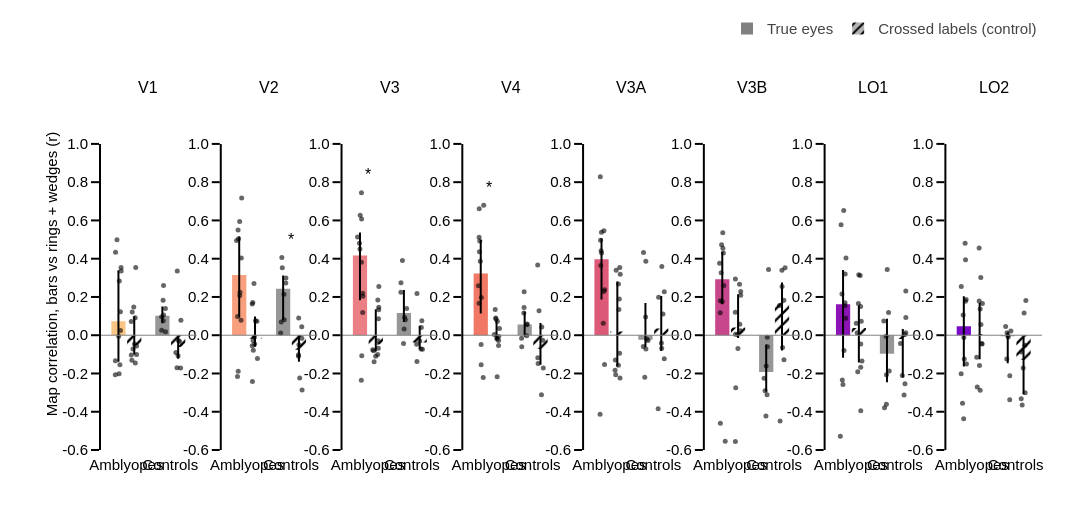

The notebook cell saved with this chart:
### Code cell
# Figure B: map correlation between halves (stimulus split), true eyes vs crossed labels
df_b = df_sh[df_sh.split == 'stimulus']
rng = np.random.default_rng(0)
conds = [('r_true', '', 'True eyes'), ('r_crossed', '/', 'Crossed labels (control)')]
w = 0.36
r_ticks = nice_ticks(df_b[['r_true', 'r_crossed']].values.ravel(), 0.2)
y_step = (r_ticks[-1] - r_ticks[0]) * 0.05
fig = make_subplots(rows=1, cols=cols, subplot_titles=rois_to_keep, horizontal_spacing=hor_spacing)
for col_idx, roi in enumerate(rois_to_keep, start=1):
    for g_i, group in enumerate(groups):
        dg = df_b[(df_b.roi == roi) & (df_b.group == group)]
        color = roi_colors_rgb[roi] if group == 'patient' else ctrl_color
        for (value, pattern, _), off in zip(conds, [-w / 2, w / 2]):
            v = dg[value].dropna()
            med, p25, p75 = v.median(), np.percentile(v, 25), np.percentile(v, 75)
            fig.add_trace(go.Bar(x=[g_i + off], y=[med], width=w * 0.9, showlegend=False,
                                 marker=dict(color=color, pattern=dict(shape=pattern, fgcolor='rgba(0,0,0,1)', bgcolor='rgba(0,0,0,0)', size=8)),
                                 error_y=dict(type='data', array=[p75 - med], arrayminus=[med - p25], thickness=2, width=0, color='black')),
                          row=1, col=col_idx)
            fig.add_trace(go.Scatter(x=g_i + off + rng.uniform(-w * 0.2, w * 0.2, len(v)), y=v, mode='markers', showlegend=False,
                                     marker=dict(size=5, color='rgba(0,0,0,0.6)')), row=1, col=col_idx)
        top = max(dg.r_true.max(), dg.r_crossed.max(), 0)
        fig.add_annotation(x=g_i, y=top + y_step / 2, yanchor='bottom', showarrow=False, font=dict(size=16),
                           text=stars(sh_stats.loc[(group, roi), 'p_true_vs_crossed_fdr']), row=1, col=col_idx)
    xref, yref = 'x{}'.format('' if col_idx == 1 else col_idx), 'y{}'.format('' if col_idx == 1 else col_idx)
    fig.add_shape(type='line', x0=0, x1=1, y0=0, y1=0, xref='{} domain'.format(xref), yref=yref, line=dict(color='grey', width=1))
    fig.add_shape(type='line', x0=0, x1=0, y0=r_ticks[0], y1=r_ticks[-1], xref='{} domain'.format(xref), yref=yref,
                  line=dict(color=template_specs['axes_color'], width=template_specs['axes_width']))
for _, pattern, label in conds:
    fig.add_trace(go.Bar(x=[None], y=[None], name=label, marker=dict(color='rgba(128,128,128,1)',
                         pattern=dict(shape=pattern, fgcolor='rgba(0,0,0,1)', bgcolor='rgba(0,0,0,0.3)', size=8))), row=1, col=1)
fig.update_xaxes(showline=True, ticklen=0, linecolor='rgba(255,255,255,0)', tickangle=0, range=[-0.6, 1.6],
                 tickvals=[0, 1], ticktext=[group_labels[g] for g in groups])
fig.update_yaxes(showline=False, range=[r_ticks[0], r_ticks[-1] + 3 * y_step], tickvals=r_ticks,
                 ticktext=['{:.1f}'.format(t) for t in r_ticks])
fig.update_yaxes(title_text='Map correlation, bars vs rings + wedges (r)', row=1, col=1)
fig.update_layout(template=fig_template, height=fig_height, width=fig_width,
                  legend=dict(orientation='h', font_family=template_specs['font'], font_size=template_specs['axes_font_size'],
                              x=1, y=1.15, xanchor='right', yanchor='bottom', bgcolor='rgba(0,0,0,0)', itemwidth=30),
                  margin_l=fig_margin[0], margin_t=fig_margin[1] + 40, margin_r=fig_margin[2], margin_b=fig_margin[3])
fig.show()
fig.write_image('{}/od_q5_B_map_correlation_vs_crossed.pdf'.format(fig_dir))

### Figure 1 — Plotly figure (JSON) as saved in the notebook; plotly's stock layout.template omitted (floating-point values rounded to 4 significant figures)
{"data": [{"error_y": {"array": [0.2666], "arrayminus": [0.2119], "color": "black", "thickness": 2, "type": "data", "width": 0}, "marker": {"color": "rgb(250, 196, 132)", "pattern": {"bgcolor": "rgba(0, 0, 0, 0)", "fgcolor": "rgba(0, 0, 0, 1)", "shape": "", "size": 8}}, "showlegend": false, "type": "bar", "width": 0.324, "x": [-0.18], "xaxis": "x", "y": [0.07345], "yaxis": "y"}, {"marker": {"color": "rgba(0, 0, 0, 0.6)", "size": 5}, "mode": "markers", "showlegend": false, "type": "scatter", "x": [-0.1603, -0.2132, -0.2461, -0.2496, -0.1349, -0.1206, -0.1646, -0.147, -0.1737, -0.1173, -0.1345, -0.2516], "xaxis": "x", "y": [0.2839, 0.4993, 0.4338, -0.1332, 0.1228, 0.3546, -0.2017, -0.1542, -0.005682, 0.3352, 0.02412, -0.2066], "yaxis": "y"}, {"error_y": {"array": [0.1508], "arrayminus": [0.04986], "color": "black", "thickness": 2, "type": "data", "width": 0}, "marker": {"color": "rgb(250, 196, 132)", "pattern": {"bgcolor": "rgba(0, 0, 0, 0)", "fgcolor": "rgba(0, 0, 0, 1)", "shape": "/", "size": 8}}, "showlegend": false, "type": "bar", "width": 0.324, "x": [0.18], "xaxis": "x", "y": [-0.05147], "yaxis": "y"}, {"marker": {"color": "rgba(0, 0, 0, 0.6)", "size": 5}, "mode": "markers", "showlegend": false, "type": "scatter", "x": [0.2315, 0.1128, 0.2131, 0.1333, 0.2323, 0.186, 0.1512, 0.1689, 0.1121, 0.1259, 0.2046, 0.2012], "xaxis": "x", "y": [-0.05698, -0.1035, 0.3535, 0.1216, -0.1006, -0.04596, -0.07222, 0.1481, 0.07143, -0.1303, -0.1456, 0.09186], "yaxis": "y"}, {"error_y": {"array": [0.04915], "arrayminus": [0.03814], "color": "black", "thickness": 2, "type": "data", "width": 0}, "marker": {"color": "rgb(150,150,150)", "pattern": {"bgcolor": "rgba(0, 0, 0, 0)", "fgcolor": "rgba(0, 0, 0, 1)", "shape": "", "size": 8}}, "showlegend": false, "type": "bar", "width": 0.324, "x": [0.82], "xaxis": "x", "y": [0.1013], "yaxis": "y"}, {"marker": {"color": "rgba(0, 0, 0, 0.6)", "size": 5}, "mode": "markers", "showlegend": false, "type": "scatter", "x": [0.8366, 0.8032, 0.8916, 0.8892, 0.8467, 0.8417, 0.8471, 0.804], "xaxis": "x", "y": [0.1822, 0.02535, 0.01799, 0.1399, 0.2598, 0.07574, 0.106, 0.09658], "yaxis": "y"}, {"error_y": {"array": [0.06053], "arrayminus": [0.06113], "color": "black", "thickness": 2, "type": "data", "width": 0}, "marker": {"color": "rgb(150,150,150)", "pattern": {"bgcolor": "rgba(0, 0, 0, 0)", "fgcolor": "rgba(0, 0, 0, 1)", "shape": "/", "size": 8}}, "showlegend": false, "type": "bar", "width": 0.324, "x": [1.18], "xaxis": "x", "y": [-0.06156], "yaxis": "y"}, {"marker": {"color": "rgba(0, 0, 0, 0.6)", "size": 5}, "mode": "markers", "showlegend": false, "type": "scatter", "x": [1.127, 1.212, 1.184, 1.153, 1.178, 1.236, 1.243, 1.16], "xaxis": "x", "y": [-0.09062, -0.0325, -0.02737, -0.1704, -0.1068, -0.171, 0.078, 0.3351], "yaxis": "y"}, {"error_y": {"array": [0.2012], "arrayminus": [0.2219], "color": "black", "thickness": 2, "type": "data", "width": 0}, "marker": {"color": "rgb(248, 160, 126)", "pattern": {"bgcolor": "rgba(0, 0, 0, 0)", "fgcolor": "rgba(0, 0, 0, 1)", "shape": "", "size": 8}}, "showlegend": false, "type": "bar", "width": 0.324, "x": [-0.18], "xaxis": "x2", "y": [0.3145], "yaxis": "y2"}, {"marker": {"color": "rgba(0, 0, 0, 0.6)", "size": 5}, "mode": "markers", "showlegend": false, "type": "scatter", "x": [-0.1697, -0.2057, -0.1664, -0.2033, -0.1956, -0.1238, -0.2193, -0.1623, -0.2399, -0.1321, -0.1387, -0.2175], "xaxis": "x2", "y": [0.5941, 0.5496, 0.208, -0.1884, 0.5043, 0.7169, -0.2161, 0.2247, 0.4948, 0.4042, 0.0782, 0.09734], "yaxis": "y2"}, {"error_y": {"array": [0.1159], "arrayminus": [0.04188], "color": "black", "thickness": 2, "type": "data", "width": 0}, "marker": {"color": "rgb(248, 160, 126)", "pattern": {"bgcolor": "rgba(0, 0, 0, 0)", "fgcolor": "rgba(0, 0, 0, 1)", "shape": "/", "size": 8}}, "showlegend": false, "type": "bar", "width": 0.324, "x": [0.18], "xaxis": "x2", "y": [-0.01847], "yaxis": "y2"}, {"marker": {"color": "rgba(0, 0, 0, 0.6)", "size": 5}, "mode": "markers", "showlegend": false, "type": "scatter", "x": [0.2342, 0.1164, 0.1564, 0.1296, 0.1728, 0.2227, 0.1412, 0.1155, 0.1663, 0.1366, 0.1211, 0.1916], "xaxis": "x2", "y": [-0.1215, -0.05444, 0.2709, 0.1706, -0.04631, 0.07353, -0.07806, 0.1633, -0.009966, -0.02697, -0.2417, 0.07549], "yaxis": "y2"}, {"error_y": {"array": [0.06901], "arrayminus": [0.165], "color": "black", "thickness": 2, "type": "data", "width": 0}, "marker": {"color": "rgb(150,150,150)", "pattern": {"bgcolor": "rgba(0, 0, 0, 0)", "fgcolor": "rgba(0, 0, 0, 1)", "shape": "", "size": 8}}, "showlegend": false, "type": "bar", "width": 0.324, "x": [0.82], "xaxis": "x2", "y": [0.2433], "yaxis": "y2"}, {"marker": {"color": "rgba(0, 0, 0, 0.6)", "size": 5}, "mode": "markers", "showlegend": false, "type": "scatter", "x": [0.791, 0.8448, 0.7767, 0.8837, 0.8006, 0.7632, 0.8386, 0.8815], "xaxis": "x2", "y": [0.4064, 0.08119, 0.06955, 0.2989, 0.3526, 0.01149, 0.2141, 0.2724], "yaxis": "y2"}, {"error_y": {"array": [0.07519], "arrayminus": [0.06276], "color": "black", "thickness": 2, "type": "data", "width": 0}, "marker": {"color": "rgb(150,150,150)", "pattern": {"bgcolor": "rgba(0, 0, 0, 0)", "fgcolor": "rgba(0, 0, 0, 1)", "shape": "/", "size": 8}}, "showlegend": false, "type": "bar", "width": 0.324, "x": [1.18], "xaxis": "x2", "y": [-0.07562], "yaxis": "y2"}, {"marker": {"color": "rgba(0, 0, 0, 0.6)", "size": 5}, "mode": "markers", "showlegend": false, "type": "scatter", "x": [1.171, 1.245, 1.18, 1.169, 1.197, 1.251, 1.245, 1.174], "xaxis": "x2", "y": [-0.1098, -0.01553, -0.04955, -0.1017, -0.2241, -0.2863, 0.04485, 0.08975], "yaxis": "y2"}, {"error_y": {"array": [0.1209], "arrayminus": [0.2338], "color": "black", "thickness": 2, "type": "data", "width": 0}, "marker": {"color": "rgb(235, 127, 134)", "pattern": {"bgcolor": "rgba(0, 0, 0, 0)", "fgcolor": "rgba(0, 0, 0, 1)", "shape": "", "size": 8}}, "showlegend": false, "type": "bar", "width": 0.324, "x": [-0.18], "xaxis": "x3", "y": [0.4162], "yaxis": "y3"}, {"marker": {"color": "rgba(0, 0, 0, 0.6)", "size": 5}, "mode": "markers", "showlegend": false, "type": "scatter", "x": [-0.1429, -0.1804, -0.1758, -0.1388, -0.1923, -0.1462, -0.1496, -0.1178, -0.2354, -0.147, -0.1185, -0.1126], "xaxis": "x3", "y": [0.6079, 0.4505, 0.6267, -0.1071, 0.481, 0.745, -0.235, 0.219, 0.5136, 0.382, 0.1182, 0.2038], "yaxis": "y3"}, {"error_y": {"array": [0.1846], "arrayminus": [0.03716], "color": "black", "thickness": 2, "type": "data", "width": 0}, "marker": {"color": "rgb(235, 127, 134)", "pattern": {"bgcolor": "rgba(0, 0, 0, 0)", "fgcolor": "rgba(0, 0, 0, 1)", "shape": "/", "size": 8}}, "showlegend": false, "type": "bar", "width": 0.324, "x": [0.18], "xaxis": "x3", "y": [-0.04857], "yaxis": "y3"}, {"marker": {"color": "rgba(0, 0, 0, 0.6)", "size": 5}, "mode": "markers", "showlegend": false, "type": "scatter", "x": [0.1101, 0.2324, 0.2493, 0.2458, 0.1294, 0.2481, 0.2362, 0.2264, 0.1771, 0.1415, 0.2235, 0.241], "xaxis": "x3", "y": [-0.07595, -0.0292, 0.2547, 0.1326, -0.08092, 0.1463, -0.06793, 0.1844, -0.1102, -0.1385, -0.1001, 0.08561], "yaxis": "y3"}, {"error_y": {"array": [0.1205], "arrayminus": [0.04779], "color": "black", "thickness": 2, "type": "data", "width": 0}, "marker": {"color": "rgb(150,150,150)", "pattern": {"bgcolor": "rgba(0, 0, 0, 0)", "fgcolor": "rgba(0, 0, 0, 1)", "shape": "", "size": 8}}, "showlegend": false, "type": "bar", "width": 0.324, "x": [0.82], "xaxis": "x3", "y": [0.1164], "yaxis": "y3"}, {"marker": {"color": "rgba(0, 0, 0, 0.6)", "size": 5}, "mode": "markers", "showlegend": false, "type": "scatter", "x": [0.7863, 0.8256, 0.8118, 0.8821, 0.7538, 0.8534, 0.8365, 0.7521], "xaxis": "x3", "y": [0.39, 0.03274, -0.04349, 0.1391, 0.2744, 0.0805, 0.09364, 0.2243], "yaxis": "y3"}, {"error_y": {"array": [0.08786], "arrayminus": [0.03418], "color": "black", "thickness": 2, "type": "data", "width": 0}, "marker": {"color": "rgb(150,150,150)", "pattern": {"bgcolor": "rgba(0, 0, 0, 0)", "fgcolor": "rgba(0, 0, 0, 1)", "shape": "/", "size": 8}}, "showlegend": false, "type": "bar", "width": 0.324, "x": [1.18], "xaxis": "x3", "y": [-0.03871], "yaxis": "y3"}, {"marker": {"color": "rgba(0, 0, 0, 0.6)", "size": 5}, "mode": "markers", "showlegend": false, "type": "scatter", "x": [1.212, 1.11, 1.217, 1.182, 1.242, 1.118, 1.229, 1.118], "xaxis": "x3", "y": [-0.07255, -0.04699, 0.04012, -0.03042, -0.07391, -0.1374, 0.07626, 0.2174], "yaxis": "y3"}, {"error_y": {"array": [0.1745], "arrayminus": [0.2098], "color": "black", "thickness": 2, "type": "data", "width": 0}, "marker": {"color": "rgb(240, 120, 100)", "pattern": {"bgcolor": "rgba(0, 0, 0, 0)", "fgcolor": "rgba(0, 0, 0, 1)", "shape": "", "size": 8}}, "showlegend": false, "type": "bar", "width": 0.324, "x": [-0.18], "xaxis": "x4", "y": [0.3228], "yaxis": "y4"}, {"marker": {"color": "rgba(0, 0, 0, 0.6)", "size": 5}, "mode": "markers", "showlegend": false, "type": "scatter", "x": [-0.2024, -0.19, -0.1129, -0.171, -0.2147, -0.2172, -0.1241, -0.2195, -0.2341, -0.2105, -0.1676, -0.1722], "xaxis": "x4", "y": [0.4924, 0.387, 0.6796, -0.1548, 0.6616, 0.5123, -0.2207, 0.1668, 0.2587, 0.4366, 0.1972, -0.04806], "yaxis": "y4"}, {"error_y": {"array": [0.0782], "arrayminus": [0.01991], "color": "black", "thickness": 2, "type": "data", "width": 0}, "marker": {"color": "rgb(240, 120, 100)", "pattern": {"bgcolor": "rgba(0, 0, 0, 0)", "fgcolor": "rgba(0, 0, 0, 1)", "shape": "/", "size": 8}}, "showlegend": false, "type": "bar", "width": 0.324, "x": [0.18], "xaxis": "x4", "y": [-0.001763], "yaxis": "y4"}, {"marker": {"color": "rgba(0, 0, 0, 0.6)", "size": 5}, "mode": "markers", "showlegend": false, "type": "scatter", "x": [0.2246, 0.1887, 0.1495, 0.1675, 0.2258, 0.1982, 0.2461, 0.1612, 0.1876, 0.1935, 0.2302, 0.1289], "xaxis": "x4", "y": [-0.05346, -0.01958, 0.1338, 0.08493, -0.02798, 0.07361, 0.03506, 0.08982, -0.01366, -0.2176, -0.006937, 0.003412], "yaxis": "y4"}, {"error_y": {"array": [0.06707], "arrayminus": [0.06266], "color": "black", "thickness": 2, "type": "data", "width": 0}, "marker": {"color": "rgb(150,150,150)", "pattern": {"bgcolor": "rgba(0, 0, 0, 0)", "fgcolor": "rgba(0, 0, 0, 1)", "shape": "", "size": 8}}, "showlegend": false, "type": "bar", "width": 0.324, "x": [0.82], "xaxis": "x4", "y": [0.05636], "yaxis": "y4"}, {"marker": {"color": "rgba(0, 0, 0, 0.6)", "size": 5}, "mode": "markers", "showlegend": false, "type": "scatter", "x": [0.8065, 0.879, 0.7542, 0.8665, 0.8078, 0.8675, 0.7494, 0.8006], "xaxis": "x4", "y": [0.1448, 0.05848, -0.06089, -0.003313, 0.2277, 0.05424, -0.01525, 0.1163], "yaxis": "y4"}, {"error_y": {"array": [0.1355], "arrayminus": [0.08244], "color": "black", "thickness": 2, "type": "data", "width": 0}, "marker": {"color": "rgb(150,150,150)", "pattern": {"bgcolor": "rgba(0, 0, 0, 0)", "fgcolor": "rgba(0, 0, 0, 1)", "shape": "/", "size": 8}}, "showlegend": false, "type": "bar", "width": 0.324, "x": [1.18], "xaxis": "x4", "y": [-0.07166], "yaxis": "y4"}, {"marker": {"color": "rgba(0, 0, 0, 0.6)", "size": 5}, "mode": "markers", "showlegend": false, "type": "scatter", "x": [1.119, 1.202, 1.147, 1.209, 1.244, 1.126, 1.233, 1.117], "xaxis": "x4", "y": [-0.1175, -0.3113, 0.1273, 0.0427, -0.1711, -0.1484, -0.02578, 0.3667], "yaxis": "y4"}, {"error_y": {"array": [0.1096], "arrayminus": [0.2101], "color": "black", "thickness": 2, "type": "data", "width": 0}, "marker": {"color": "rgb(220, 90, 120)", "pattern": {"bgcolor": "rgba(0, 0, 0, 0)", "fgcolor": "rgba(0, 0, 0, 1)", "shape": "", "size": 8}}, "showlegend": false, "type": "bar", "width": 0.324, "x": [-0.18], "xaxis": "x5", "y": [0.3974], "yaxis": "y5"}, {"marker": {"color": "rgba(0, 0, 0, 0.6)", "size": 5}, "mode": "markers", "showlegend": false, "type": "scatter", "x": [-0.1972, -0.1901, -0.1816, -0.1114, -0.1403, -0.2075, -0.2131, -0.1277, -0.1251, -0.1785, -0.2024, -0.1087], "xaxis": "x5", "y": [0.3647, 0.442, 0.5382, -0.1531, 0.06252, 0.8278, -0.4127, 0.2288, 0.5456, 0.43, 0.4965, 0.2371], "yaxis": "y5"}, {"error_y": {"array": [0.261], "arrayminus": [0.1837], "color": "black", "thickness": 2, "type": "data", "width": 0}, "marker": {"color": "rgb(220, 90, 120)", "pattern": {"bgcolor": "rgba(0, 0, 0, 0)", "fgcolor": "rgba(0, 0, 0, 1)", "shape": "/", "size": 8}}, "showlegend": false, "type": "bar", "width": 0.324, "x": [0.18], "xaxis": "x5", "y": [0.0199], "yaxis": "y5"}, {"marker": {"color": "rgba(0, 0, 0, 0.6)", "size": 5}, "mode": "markers", "showlegend": false, "type": "scatter", "x": [0.1535, 0.1343, 0.2347, 0.225, 0.2042, 0.246, 0.2413, 0.2157, 0.2319, 0.1436, 0.1283, 0.2045], "xaxis": "x5", "y": [0.34, -0.13, 0.3539, 0.1898, -0.1574, 0.3191, -0.223, 0.1344, -0.09461, -0.2066, -0.1831, 0.2681], "yaxis": "y5"}, {"error_y": {"array": [0.1916], "arrayminus": [0.0387], "color": "black", "thickness": 2, "type": "data", "width": 0}, "marker": {"color": "rgb(150,150,150)", "pattern": {"bgcolor": "rgba(0, 0, 0, 0)", "fgcolor": "rgba(0, 0, 0, 1)", "shape": "", "size": 8}}, "showlegend": false, "type": "bar", "width": 0.324, "x": [0.82], "xaxis": "x5", "y": [-0.02337], "yaxis": "y5"}, {"marker": {"color": "rgba(0, 0, 0, 0.6)", "size": 5}, "mode": "markers", "showlegend": false, "type": "scatter", "x": [0.8509, 0.7721, 0.805, 0.8791, 0.8288, 0.8313, 0.776, 0.8237], "xaxis": "x5", "y": [-0.01968, -0.05858, -0.2194, -0.02705, 0.3872, -0.07255, 0.432, 0.09526], "yaxis": "y5"}, {"error_y": {"array": [0.17], "arrayminus": [0.1175], "color": "black", "thickness": 2, "type": "data", "width": 0}, "marker": {"color": "rgb(150,150,150)", "pattern": {"bgcolor": "rgba(0, 0, 0, 0)", "fgcolor": "rgba(0, 0, 0, 1)", "shape": "/", "size": 8}}, "showlegend": false, "type": "bar", "width": 0.324, "x": [1.18], "xaxis": "x5", "y": [0.0354], "yaxis": "y5"}, {"marker": {"color": "rgba(0, 0, 0, 0.6)", "size": 5}, "mode": "markers", "showlegend": false, "type": "scatter", "x": [1.183, 1.121, 1.249, 1.19, 1.109, 1.219, 1.249, 1.193], "xaxis": "x5", "y": [-0.0404, 0.1979, 0.2276, -0.06845, -0.3842, 0.1112, -0.123, 0.3598], "yaxis": "y5"}, {"error_y": {"array": [0.1426], "arrayminus": [0.1311], "color": "black", "thickness": 2, "type": "data", "width": 0}, "marker": {"color": "rgb(200, 70, 140)", "pattern": {"bgcolor": "rgba(0, 0, 0, 0)", "fgcolor": "rgba(0, 0, 0, 1)", "shape": "", "size": 8}}, "showlegend": false, "type": "bar", "width": 0.324, "x": [-0.18], "xaxis": "x6", "y": [0.2931], "yaxis": "y6"}, {"marker": {"color": "rgba(0, 0, 0, 0.6)", "size": 5}, "mode": "markers", "showlegend": false, "type": "scatter", "x": [-0.206, -0.225, -0.1552, -0.2239, -0.1688, -0.1653, -0.1134, -0.2416, -0.18, -0.1448, -0.2265, -0.1961], "xaxis": "x6", "y": [0.3263, 0.1803, 0.4293, -0.4607, 0.5354, 0.4549, -0.5548, 0.3758, 0.1769, 0.26, 0.1173, 0.4731], "yaxis": "y6"}, {"error_y": {"array": [0.1735], "arrayminus": [0.05574], "color": "black", "thickness": 2, "type": "data", "width": 0}, "marker": {"color": "rgb(200, 70, 140)", "pattern": {"bgcolor": "rgba(0, 0, 0, 0)", "fgcolor": "rgba(0, 0, 0, 1)", "shape": "/", "size": 8}}, "showlegend": false, "type": "bar", "width": 0.324, "x": [0.18], "xaxis": "x6", "y": [0.04065], "yaxis": "y6"}, {"marker": {"color": "rgba(0, 0, 0, 0.6)", "size": 5}, "mode": "markers", "showlegend": false, "type": "scatter", "x": [0.1171, 0.2125, 0.1206, 0.1649, 0.2338, 0.176, 0.2394, 0.2183, 0.2398, 0.1263, 0.1186, 0.1181], "xaxis": "x6", "y": [0.1198, 0.2668, 0.004476, 0.003183, 0.0237, -0.06994, 0.2288, 0.05759, 0.2092, -0.2742, 0.2937, -0.556], "yaxis": "y6"}, {"error_y": {"array": [0.1444], "arrayminus": [0.1025], "color": "black", "thickness": 2, "type": "data", "width": 0}, "marker": {"color": "rgb(150,150,150)", "pattern": {"bgcolor": "rgba(0, 0, 0, 0)", "fgcolor": "rgba(0, 0, 0, 1)", "shape": "", "size": 8}}, "showlegend": false, "type": "bar", "width": 0.324, "x": [0.82], "xaxis": "x6", "y": [-0.1926], "yaxis": "y6"}, {"marker": {"color": "rgba(0, 0, 0, 0.6)", "size": 5}, "mode": "markers", "showlegend": false, "type": "scatter", "x": [0.8731, 0.8393, 0.8195, 0.7716, 0.845, 0.7938, 0.8504, 0.8143], "xaxis": "x6", "y": [0.3434, -0.3106, -0.1605, -0.2247, -0.01031, -0.29, -0.06087, -0.4223], "yaxis": "y6"}, {"error_y": {"array": [0.1067], "arrayminus": [0.2489], "color": "black", "thickness": 2, "type": "data", "width": 0}, "marker": {"color": "rgb(150,150,150)", "pattern": {"bgcolor": "rgba(0, 0, 0, 0)", "fgcolor": "rgba(0, 0, 0, 1)", "shape": "/", "size": 8}}, "showlegend": false, "type": "bar", "width": 0.324, "x": [1.18], "xaxis": "x6", "y": [0.1692], "yaxis": "y6"}, {"marker": {"color": "rgba(0, 0, 0, 0.6)", "size": 5}, "mode": "markers", "showlegend": false, "type": "scatter", "x": [1.181, 1.222, 1.121, 1.191, 1.136, 1.224, 1.178, 1.25], "xaxis": "x6", "y": [0.2546, 0.1825, 0.1559, -0.06359, -0.4487, -0.128, 0.3397, 0.3528], "yaxis": "y6"}, {"error_y": {"array": [0.1789], "arrayminus": [0.2802], "color": "black", "thickness": 2, "type": "data", "width": 0}, "marker": {"color": "rgb(140, 20, 180)", "pattern": {"bgcolor": "rgba(0, 0, 0, 0)", "fgcolor": "rgba(0, 0, 0, 1)", "shape": "", "size": 8}}, "showlegend": false, "type": "bar", "width": 0.324, "x": [-0.18], "xaxis": "x7", "y": [0.1618], "yaxis": "y7"}, {"marker": {"color": "rgba(0, 0, 0, 0.6)", "size": 5}, "mode": "markers", "showlegend": false, "type": "scatter", "x": [-0.2257, -0.1133, -0.1367, -0.1827, -0.1349, -0.1652, -0.1577, -0.1204, -0.2426, -0.1318, -0.197, -0.2051], "xaxis": "x7", "y": [0.5771, 0.4039, 0.1541, -0.2579, 0.1696, 0.6517, -0.07971, 0.08924, -0.5276, 0.3197, -0.2344, 0.2149], "yaxis": "y7"}, {"error_y": {"array": [0.1162], "arrayminus": [0.1808], "color": "black", "thickness": 2, "type": "data", "width": 0}, "marker": {"color": "rgb(140, 20, 180)", "pattern": {"bgcolor": "rgba(0, 0, 0, 0)", "fgcolor": "rgba(0, 0, 0, 1)", "shape": "/", "size": 8}}, "showlegend": false, "type": "bar", "width": 0.324, "x": [0.18], "xaxis": "x7", "y": [0.03818], "yaxis": "y7"}, {"marker": {"color": "rgba(0, 0, 0, 0.6)", "size": 5}, "mode": "markers", "showlegend": false, "type": "scatter", "x": [0.2511, 0.2205, 0.1779, 0.1689, 0.2344, 0.1205, 0.21, 0.2216, 0.2231, 0.1544, 0.2227, 0.1404], "xaxis": "x7", "y": [-0.1344, 0.1504, 0.3162, 0.1662, 0.07325, 0.06297, 0.3123, -0.1674, -0.3947, -0.1914, -0.0455, 0.01338], "yaxis": "y7"}, {"error_y": {"array": [0.1823], "arrayminus": [0.1488], "color": "black", "thickness": 2, "type": "data", "width": 0}, "marker": {"color": "rgb(150,150,150)", "pattern": {"bgcolor": "rgba(0, 0, 0, 0)", "fgcolor": "rgba(0, 0, 0, 1)", "shape": "", "size": 8}}, "showlegend": false, "type": "bar", "width": 0.324, "x": [0.82], "xaxis": "x7", "y": [-0.09648], "yaxis": "y7"}, {"marker": {"color": "rgba(0, 0, 0, 0.6)", "size": 5}, "mode": "markers", "showlegend": false, "type": "scatter", "x": [0.8002, 0.8081, 0.826, 0.7642, 0.8066, 0.748, 0.8552, 0.8707], "xaxis": "x7", "y": [-0.00529, -0.2068, 0.3438, -0.3796, -0.361, 0.07469, 0.119, -0.1877], "yaxis": "y7"}, {"error_y": {"array": [0.05234], "arrayminus": [0.2015], "color": "black", "thickness": 2, "type": "data", "width": 0}, "marker": {"color": "rgb(150,150,150)", "pattern": {"bgcolor": "rgba(0, 0, 0, 0)", "fgcolor": "rgba(0, 0, 0, 1)", "shape": "/", "size": 8}}, "showlegend": false, "type": "bar", "width": 0.324, "x": [1.18], "xaxis": "x7", "y": [-0.01963], "yaxis": "y7"}, {"marker": {"color": "rgba(0, 0, 0, 0.6)", "size": 5}, "mode": "markers", "showlegend": false, "type": "scatter", "x": [1.128, 1.209, 1.226, 1.249, 1.23, 1.169, 1.249, 1.248], "xaxis": "x7", "y": [-0.04347, -0.3127, 0.004207, 0.0929, -0.2535, -0.2104, 0.01264, 0.231], "yaxis": "y7"}, {"error_y": {"array": [0.156], "arrayminus": [0.2108], "color": "black", "thickness": 2, "type": "data", "width": 0}, "marker": {"color": "rgb(120, 10, 200)", "pattern": {"bgcolor": "rgba(0, 0, 0, 0)", "fgcolor": "rgba(0, 0, 0, 1)", "shape": "", "size": 8}}, "showlegend": false, "type": "bar", "width": 0.324, "x": [-0.18], "xaxis": "x8", "y": [0.0474], "yaxis": "y8"}, {"marker": {"color": "rgba(0, 0, 0, 0.6)", "size": 5}, "mode": "markers", "showlegend": false, "type": "scatter", "x": [-0.1795, -0.1435, -0.1204, -0.1834, -0.1276, -0.151, -0.2097, -0.1415, -0.1698, -0.2385, -0.1956, -0.2414], "xaxis": "x8", "y": [-0.01138, 0.1771, -0.1507, -0.4365, 0.1865, 0.4806, -0.3558, 0.3942, -0.124, 0.2541, 0.1062, -0.2017], "yaxis": "y8"}, {"error_y": {"array": [0.1623], "arrayminus": [0.1322], "color": "black", "thickness": 2, "type": "data", "width": 0}, "marker": {"color": "rgb(120, 10, 200)", "pattern": {"bgcolor": "rgba(0, 0, 0, 0)", "fgcolor": "rgba(0, 0, 0, 1)", "shape": "/", "size": 8}}, "showlegend": false, "type": "bar", "width": 0.324, "x": [0.18], "xaxis": "x8", "y": [0.006658], "yaxis": "y8"}, {"marker": {"color": "rgba(0, 0, 0, 0.6)", "size": 5}, "mode": "markers", "showlegend": false, "type": "scatter", "x": [0.1766, 0.1697, 0.169, 0.1924, 0.1257, 0.2425, 0.2065, 0.2266, 0.2371, 0.192, 0.1138, 0.2105], "xaxis": "x8", "y": [-0.1577, 0.1793, 0.4554, 0.1374, -0.2705, 0.1655, 0.3016, -0.04301, -0.04626, -0.2873, -0.1148, 0.05633], "yaxis": "y8"}, {"error_y": {"array": [0.0205], "arrayminus": [0.1411], "color": "black", "thickness": 2, "type": "data", "width": 0}, "marker": {"color": "rgb(150,150,150)", "pattern": {"bgcolor": "rgba(0, 0, 0, 0)", "fgcolor": "rgba(0, 0, 0, 1)", "shape": "", "size": 8}}, "showlegend": false, "type": "bar", "width": 0.324, "x": [0.82], "xaxis": "x8", "y": [-0.005147], "yaxis": "y8"}, {"marker": {"color": "rgba(0, 0, 0, 0.6)", "size": 5}, "mode": "markers", "showlegend": false, "type": "scatter", "x": [0.8299, 0.8669, 0.8246, 0.8651, 0.8916, 0.7985, 0.7726, 0.8044], "xaxis": "x8", "y": [-0.008745, -0.212, -0.001548, -0.337, 0.02141, -0.1244, 0.04586, 0.01334], "yaxis": "y8"}, {"error_y": {"array": [0.1188], "arrayminus": [0.18], "color": "black", "thickness": 2, "type": "data", "width": 0}, "marker": {"color": "rgb(150,150,150)", "pattern": {"bgcolor": "rgba(0, 0, 0, 0)", "fgcolor": "rgba(0, 0, 0, 1)", "shape": "/", "size": 8}}, "showlegend": false, "type": "bar", "width": 0.324, "x": [1.18], "xaxis": "x8", "y": [-0.129], "yaxis": "y8"}, {"marker": {"color": "rgba(0, 0, 0, 0.6)", "size": 5}, "mode": "markers", "showlegend": false, "type": "scatter", "x": [1.216, 1.171, 1.193, 1.126, 1.213, 1.148, 1.135, 1.232], "xaxis": "x8", "y": [-0.3011, -0.1707, 0.1155, -0.3326, -0.05208, -0.3653, -0.08724, 0.1814], "yaxis": "y8"}, {"marker": {"color": "rgba(128,128,128,1)", "pattern": {"bgcolor": "rgba(0, 0, 0, 0.3)", "fgcolor": "rgba(0, 0, 0, 1)", "shape": "", "size": 8}}, "name": "True eyes", "type": "bar", "x": [null], "xaxis": "x", "y": [null], "yaxis": "y"}, {"marker": {"color": "rgba(128,128,128,1)", "pattern": {"bgcolor": "rgba(0, 0, 0, 0.3)", "fgcolor": "rgba(0, 0, 0, 1)", "shape": "/", "size": 8}}, "name": "Crossed labels (control)", "type": "bar", "x": [null], "xaxis": "x", "y": [null], "yaxis": "y"}], "layout": {"annotations": [{"font": {"size": 16}, "showarrow": false, "text": "V1", "x": 0.05128, "xanchor": "center", "xref": "paper", "y": 1, "yanchor": "bottom", "yref": "paper"}, {"font": {"size": 16}, "showarrow": false, "text": "V2", "x": 0.1795, "xanchor": "center", "xref": "paper", "y": 1, "yanchor": "bottom", "yref": "paper"}, {"font": {"size": 16}, "showarrow": false, "text": "V3", "x": 0.3077, "xanchor": "center", "xref": "paper", "y": 1, "yanchor": "bottom", "yref": "paper"}, {"font": {"size": 16}, "showarrow": false, "text": "V4", "x": 0.4359, "xanchor": "center", "xref": "paper", "y": 1, "yanchor": "bottom", "yref": "paper"}, {"font": {"size": 16}, "showarrow": false, "text": "V3A", "x": 0.5641, "xanchor": "center", "xref": "paper", "y": 1, "yanchor": "bottom", "yref": "paper"}, {"font": {"size": 16}, "showarrow": false, "text": "V3B", "x": 0.6923, "xanchor": "center", "xref": "paper", "y": 1, "yanchor": "bottom", "yref": "paper"}, {"font": {"size": 16}, "showarrow": false, "text": "LO1", "x": 0.8205, "xanchor": "center", "xref": "paper", "y": 1, "yanchor": "bottom", "yref": "paper"}, {"font": {"size": 16}, "showarrow": false, "text": "LO2", "x": 0.9487, "xanchor": "center", "xref": "paper", "y": 1, "yanchor": "bottom", "yref": "paper"}, {"font": {"size": 16}, "showarrow": false, "text": "", "x": 0, "xref": "x", "y": 0.5393, "yanchor": "bottom", "yref": "y"}, {"font": {"size": 16}, "showarrow": false, "text": "", "x": 1, "xref": "x", "y": 0.3751, "yanchor": "bottom", "yref": "y"}, {"font": {"size": 16}, "showarrow": false, "text": "", "x": 0, "xref": "x2", "y": 0.7569, "yanchor": "bottom", "yref": "y2"}, {"font": {"size": 16}, "showarrow": false, "text": "*", "x": 1, "xref": "x2", "y": 0.4464, "yanchor": "bottom", "yref": "y2"}, {"font": {"size": 16}, "showarrow": false, "text": "*", "x": 0, "xref": "x3", "y": 0.785, "yanchor": "bottom", "yref": "y3"}, {"font": {"size": 16}, "showarrow": false, "text": "", "x": 1, "xref": "x3", "y": 0.43, "yanchor": "bottom", "yref": "y3"}, {"font": {"size": 16}, "showarrow": false, "text": "*", "x": 0, "xref": "x4", "y": 0.7196, "yanchor": "bottom", "yref": "y4"}, {"font": {"size": 16}, "showarrow": false, "text": "", "x": 1, "xref": "x4", "y": 0.4067, "yanchor": "bottom", "yref": "y4"}, {"font": {"size": 16}, "showarrow": false, "text": "", "x": 0, "xref": "x5", "y": 0.8678, "yanchor": "bottom", "yref": "y5"}, {"font": {"size": 16}, "showarrow": false, "text": "", "x": 1, "xref": "x5", "y": 0.472, "yanchor": "bottom", "yref": "y5"}, {"font": {"size": 16}, "showarrow": false, "text": "", "x": 0, "xref": "x6", "y": 0.5754, "yanchor": "bottom", "yref": "y6"}, {"font": {"size": 16}, "showarrow": false, "text": "", "x": 1, "xref": "x6", "y": 0.3928, "yanchor": "bottom", "yref": "y6"}, {"font": {"size": 16}, "showarrow": false, "text": "", "x": 0, "xref": "x7", "y": 0.6917, "yanchor": "bottom", "yref": "y7"}, {"font": {"size": 16}, "showarrow": false, "text": "", "x": 1, "xref": "x7", "y": 0.3838, "yanchor": "bottom", "yref": "y7"}, {"font": {"size": 16}, "showarrow": false, "text": "", "x": 0, "xref": "x8", "y": 0.5206, "yanchor": "bottom", "yref": "y8"}, {"font": {"size": 16}, "showarrow": false, "text": "", "x": 1, "xref": "x8", "y": 0.2214, "yanchor": "bottom", "yref": "y8"}], "height": 525, "legend": {"bgcolor": "rgba(0, 0, 0, 0)", "font": {"family": "Arial", "size": 15}, "itemwidth": 30, "orientation": "h", "x": 1, "xanchor": "right", "y": 1.15, "yanchor": "bottom"}, "margin": {"b": 75, "l": 100, "r": 50, "t": 90}, "shapes": [{"line": {"color": "grey", "width": 1}, "type": "line", "x0": 0, "x1": 1, "xref": "x domain", "y0": 0, "y1": 0, "yref": "y"}, {"line": {"color": "rgba(0, 0, 0, 1)", "width": 2}, "type": "line", "x0": 0, "x1": 0, "xref": "x domain", "y0": -0.6, "y1": 1, "yref": "y"}, {"line": {"color": "grey", "width": 1}, "type": "line", "x0": 0, "x1": 1, "xref": "x2 domain", "y0": 0, "y1": 0, "yref": "y2"}, {"line": {"color": "rgba(0, 0, 0, 1)", "width": 2}, "type": "line", "x0": 0, "x1": 0, "xref": "x2 domain", "y0": -0.6, "y1": 1, "yref": "y2"}, {"line": {"color": "grey", "width": 1}, "type": "line", "x0": 0, "x1": 1, "xref": "x3 domain", "y0": 0, "y1": 0, "yref": "y3"}, {"line": {"color": "rgba(0, 0, 0, 1)", "width": 2}, "type": "line", "x0": 0, "x1": 0, "xref": "x3 domain", "y0": -0.6, "y1": 1, "yref": "y3"}, {"line": {"color": "grey", "width": 1}, "type": "line", "x0": 0, "x1": 1, "xref": "x4 domain", "y0": 0, "y1": 0, "yref": "y4"}, {"line": {"color": "rgba(0, 0, 0, 1)", "width": 2}, "type": "line", "x0": 0, "x1": 0, "xref": "x4 domain", "y0": -0.6, "y1": 1, "yref": "y4"}, {"line": {"color": "grey", "width": 1}, "type": "line", "x0": 0, "x1": 1, "xref": "x5 domain", "y0": 0, "y1": 0, "yref": "y5"}, {"line": {"color": "rgba(0, 0, 0, 1)", "width": 2}, "type": "line", "x0": 0, "x1": 0, "xref": "x5 domain", "y0": -0.6, "y1": 1, "yref": "y5"}, {"line": {"color": "grey", "width": 1}, "type": "line", "x0": 0, "x1": 1, "xref": "x6 domain", "y0": 0, "y1": 0, "yref": "y6"}, {"line": {"color": "rgba(0, 0, 0, 1)", "width": 2}, "type": "line", "x0": 0, "x1": 0, "xref": "x6 domain", "y0": -0.6, "y1": 1, "yref": "y6"}, {"line": {"color": "grey", "width": 1}, "type": "line", "x0": 0, "x1": 1, "xref": "x7 domain", "y0": 0, "y1": 0, "yref": "y7"}, {"line": {"color": "rgba(0, 0, 0, 1)", "width": 2}, "type": "line", "x0": 0, "x1": 0, "xref": "x7 domain", "y0": -0.6, "y1": 1, "yref": "y7"}, {"line": {"color": "grey", "width": 1}, "type": "line", "x0": 0, "x1": 1, "xref": "x8 domain", "y0": 0, "y1": 0, "yref": "y8"}, {"line": {"color": "rgba(0, 0, 0, 1)", "width": 2}, "type": "line", "x0": 0, "x1": 0, "xref": "x8 domain", "y0": -0.6, "y1": 1, "yref": "y8"}], "width": 2100, "xaxis": {"anchor": "y", "domain": [0, 0.1026], "linecolor": "rgba(255,255,255,0)", "range": [-0.6, 1.6], "showline": true, "tickangle": 0, "ticklen": 0, "ticktext": ["Amblyopes", "Controls"], "tickvals": [0, 1], "type": "linear"}, "xaxis2": {"anchor": "y2", "domain": [0.1282, 0.2308], "linecolor": "rgba(255,255,255,0)", "range": [-0.6, 1.6], "showline": true, "tickangle": 0, "ticklen": 0, "ticktext": ["Amblyopes", "Controls"], "tickvals": [0, 1], "type": "linear"}, "xaxis3": {"anchor": "y3", "domain": [0.2564, 0.359], "linecolor": "rgba(255,255,255,0)", "range": [-0.6, 1.6], "showline": true, "tickangle": 0, "ticklen": 0, "ticktext": ["Amblyopes", "Controls"], "tickvals": [0, 1], "type": "linear"}, "xaxis4": {"anchor": "y4", "domain": [0.3846, 0.4872], "linecolor": "rgba(255,255,255,0)", "range": [-0.6, 1.6], "showline": true, "tickangle": 0, "ticklen": 0, "ticktext": ["Amblyopes", "Controls"], "tickvals": [0, 1], "type": "linear"}, "xaxis5": {"anchor": "y5", "domain": [0.5128, 0.6154], "linecolor": "rgba(255,255,255,0)", "range": [-0.6, 1.6], "showline": true, "tickangle": 0, "ticklen": 0, "ticktext": ["Amblyopes", "Controls"], "tickvals": [0, 1], "type": "linear"}, "xaxis6": {"anchor": "y6", "domain": [0.641, 0.7436], "linecolor": "rgba(255,255,255,0)", "range": [-0.6, 1.6], "showline": true, "tickangle": 0, "ticklen": 0, "ticktext": ["Amblyopes", "Controls"], "tickvals": [0, 1], "type": "linear"}, "xaxis7": {"anchor": "y7", "domain": [0.7692, 0.8718], "linecolor": "rgba(255,255,255,0)", "range": [-0.6, 1.6], "showline": true, "tickangle": 0, "ticklen": 0, "ticktext": ["Amblyopes", "Controls"], "tickvals": [0, 1], "type": "linear"}, "xaxis8": {"anchor": "y8", "domain": [0.8974, 1.0], "linecolor": "rgba(255,255,255,0)", "range": [-0.6, 1.6], "showline": true, "tickangle": 0, "ticklen": 0, "ticktext": ["Amblyopes", "Controls"], "tickvals": [0, 1], "type": "linear"}, "yaxis": {"anchor": "x", "domain": [0, 1], "range": [-0.6, 1.24], "showline": false, "ticktext": ["-0.6", "-0.4", "-0.2", "0.0", "0.2", "0.4", "0.6", "0.8", "1.0"], "tickvals": [-0.6, -0.4, -0.2, 0, 0.2, 0.4, 0.6, 0.8, 1], "title": {"text": "Map correlation, bars vs rings + wedges (r)"}, "type": "linear"}, "yaxis2": {"anchor": "x2", "domain": [0, 1], "range": [-0.6, 1.24], "showline": false, "ticktext": ["-0.6", "-0.4", "-0.2", "0.0", "0.2", "0.4", "0.6", "0.8", "1.0"], "tickvals": [-0.6, -0.4, -0.2, 0, 0.2, 0.4, 0.6, 0.8, 1], "type": "linear"}, "yaxis3": {"anchor": "x3", "domain": [0, 1], "range": [-0.6, 1.24], "showline": false, "ticktext": ["-0.6", "-0.4", "-0.2", "0.0", "0.2", "0.4", "0.6", "0.8", "1.0"], "tickvals": [-0.6, -0.4, -0.2, 0, 0.2, 0.4, 0.6, 0.8, 1], "type": "linear"}, "yaxis4": {"anchor": "x4", "domain": [0, 1], "range": [-0.6, 1.24], "showline": false, "ticktext": ["-0.6", "-0.4", "-0.2", "0.0", "0.2", "0.4", "0.6", "0.8", "1.0"], "tickvals": [-0.6, -0.4, -0.2, 0, 0.2, 0.4, 0.6, 0.8, 1], "type": "linear"}, "yaxis5": {"anchor": "x5", "domain": [0, 1], "range": [-0.6, 1.24], "showline": false, "ticktext": ["-0.6", "-0.4", "-0.2", "0.0", "0.2", "0.4", "0.6", "0.8", "1.0"], "tickvals": [-0.6, -0.4, -0.2, 0, 0.2, 0.4, 0.6, 0.8, 1], "type": "linear"}, "yaxis6": {"anchor": "x6", "domain": [0, 1], "range": [-0.6, 1.24], "showline": false, "ticktext": ["-0.6", "-0.4", "-0.2", "0.0", "0.2", "0.4", "0.6", "0.8", "1.0"], "tickvals": [-0.6, -0.4, -0.2, 0, 0.2, 0.4, 0.6, 0.8, 1], "type": "linear"}, "yaxis7": {"anchor": "x7", "domain": [0, 1], "range": [-0.6, 1.24], "showline": false, "ticktext": ["-0.6", "-0.4", "-0.2", "0.0", "0.2", "0.4", "0.6", "0.8", "1.0"], "tickvals": [-0.6, -0.4, -0.2, 0, 0.2, 0.4, 0.6, 0.8, 1], "type": "linear"}, "yaxis8": {"anchor": "x8", "domain": [0, 1], "range": [-0.6, 1.24], "showline": false, "ticktext": ["-0.6", "-0.4", "-0.2", "0.0", "0.2", "0.4", "0.6", "0.8", "1.0"], "tickvals": [-0.6, -0.4, -0.2, 0, 0.2, 0.4, 0.6, 0.8, 1], "type": "linear"}}}
